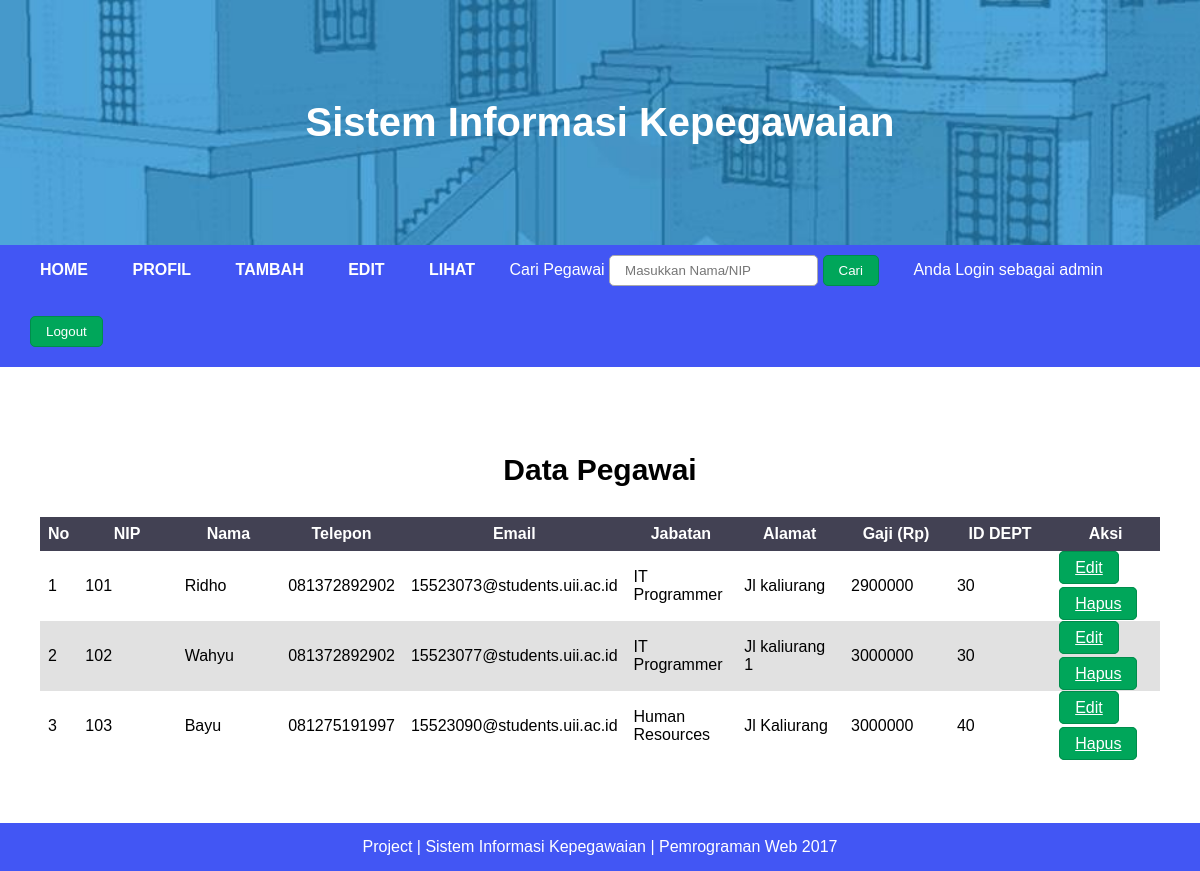
The page /tampil_pegawai.php (signed in) on the database its author committed.
### tables this page shows
CREATE TABLE `pegawai` (
  `nip` varchar(25) NOT NULL,
  `img` varchar(255) NOT NULL,
  `nama` varchar(50) NOT NULL,
  `telepon` varchar(15) NOT NULL,
  `email` varchar(50) NOT NULL,
  `jabatan` varchar(50) NOT NULL,
  `alamat` varchar(255) NOT NULL,
  `gaji` int(20) NOT NULL,
  `username` varchar(50) NOT NULL,
  `password` varchar(50) NOT NULL,
  `id_jabatan` varchar(10) NOT NULL,
  `id_departemen` varchar(10) NOT NULL,
  `id` int(5) NOT NULL,
  `level` int(1) NOT NULL
);

### tampil_pegawai.php (the view, shortened to what this page needs)
<?php
	$query = mysql_query("SELECT * FROM pegawai");
?>
<!DOCTYPE html>
<html>
<head>
	<link rel="stylesheet" type="text/css" href="css/style.css">
</head>
<body>
	<div class="container">
		<header>
			<h1>Sistem Informasi Kepegawaian</h1>
		</header>
		<nav id="navbar">
			<ul>
				<li><a href="admin.php">HOME</a></li>
				<li><a href="profil_admin.php">PROFIL</a></li>
				<li>
					<a href="#" class="dropdown-slide1">TAMBAH</a>
				</li>
				<li>
					<a href="#" class="dropdown-slide2">EDIT</a>
				</li>
				<li>
					<a href="#" class="dropdown-slide3">LIHAT</a>
				</li>
				<li>
					<form method="post" action="tampil_pegawai_cari_admin.php">
						<label>Cari Pegawai</label>
						<input type="text" name="cari" placeholder="Masukkan Nama/NIP" required>
						<button id="btn-submit">Cari</button>
					</form>
				</li>
				<span style="color: white; margin-left:10px;">Anda Login sebagai <?php echo $_SESSION['admin']; ?></span>
				<li>
					<form>
						<input type="button" value="Logout" id="btn-submit" onclick="window.location = 'proses/logout_admin.php';"/>
					</form>
				</li>
			</ul>
		</nav>
		<section class="middle">
			<section class="content">
			<h1 class="font" align="center">Data Pegawai</h1>
				<table id="table">
					<thead>
						<tr id="tr">
							<th width="3%">No</th>
							<th width="10%">NIP</th>
							<th width="10%">Nama</th>
							<th width="10%">Telepon</th>
							<th width="10%">Email</th>
							<th width="10%">Jabatan</th>
							<th width="10%">Alamat</th>
							<th width="10%">Gaji (Rp)</th>
							<th width="10%">ID DEPT</th>
							<th width="10%">Aksi</th>
						</tr>
					</thead>
					<tbody>
						<?php
							$i = 1;
							while($pegawai = mysql_fetch_array($query))
							{ ?>
								<tr>
									<td><?=$i; ?></td>
									<td><?=	$pegawai['nip']?></td>
									<td><?=	$pegawai['nama']?></td>
									<td><?=	$pegawai['telepon']?></td>
									<td><?=	$pegawai['email']?></td>
									<td><?=	$pegawai['jabatan']?></td>
									<td><?=	$pegawai['alamat']?></td>
									<td><?=	$pegawai['gaji']?></td>
									<td><?=	$pegawai['id_departemen']?></td>
									<td>
									<a id="btn-submit" href="form_edit_pegawai.php?nip=<?php echo $pegawai['nip']; ?>">Edit</a><br><br>
									<a id="btn-submit" href="proses/hapus_pegawai.php?nip=<?php echo $pegawai['nip']; ?> " onclick="return klikHapus();">Hapus</a>
									</td>
								</tr>
								<?php $i++;
							}
						?>
					</tbody>
				</table>
			</section>
		</section>
		<footer>
			<p>Project | Sistem Informasi Kepegawaian | Pemrograman Web 2017</p>
		</footer>
	</div>
</body>
</html>

### css/style.css (style rules this page uses)
* { box-sizing: border-box; }
html, body { margin: 0; font-family: Arial; }
.container { margin: auto; }
header { scale: stretch; background: url("../images/header.jpg"); background-size: 130%; padding: 100px; }
header h1 { margin: 0; text-align: center; font-size: 40px; color: white; }
.font { font-family: arial; font-size: 30px; font-style: inherit; }
#navbar { background: #4256f4; }
#navbar ul { margin-left: 20px; margin-top: 0px; padding: 0; text-align: left; }
#navbar li { list-style: none; position: relative; display: inline-block; }
#navbar li a { display: block; padding: 10px 20px; color: #fff; font-weight: bold; text-decoration: none; transition: .5s; background: #4256f4; }
#navbar form { color: #fff; padding: 10px 20px 20px 10px; }
section.middle { background: white; padding: 20px; }
section.content { display: block; overflow: hidden; min-height: 50vh; padding: 20px; background: #fff; }
#btn-submit { padding: 7px 15px; background: #00a65a; border-radius: 5px; border: 1px solid #008d4c; color: #fff; }
table { border-collapse: collapse; }
td { text-align: left; padding: 8px; }
tr:nth-child(even) { background-color: rgb(225,225,225); }
th { text-align: center; padding: 8px; background-color: #424153; color: white; }
#table { border-collapse: collapse; width: 100%; }
#th, #td, #tr { text-align: center; padding: 10px; background-color: #424153; color: white; }
form label { width: 150px; padding-top: 7px; }
form input { display: inline-block; overflow: hidden; padding: 7px 15px; border-radius: 5px; border: 1px solid #aaa; }
footer { text-align: center; background: #4256f4; color: white; }
footer p { margin: 0; padding: 15px; }

### rows shown on the page
pegawai: nip "101", nama "Ridho", telepon "081372892902", email "15523073@students.uii.ac.id", jabatan "IT Programmer", alamat "Jl kaliurang", gaji "2900000", id_departemen "30"
pegawai: nip "102", nama "Wahyu", telepon "081372892902", email "15523077@students.uii.ac.id", jabatan "IT Programmer", alamat "Jl kaliurang 1", gaji "3000000", id_departemen "30"
pegawai: nip "103", nama "Bayu", telepon "081275191997", email "15523090@students.uii.ac.id", jabatan "Human Resources", alamat "Jl Kaliurang", gaji "3000000", id_departemen "40"

### other values the page prints
$_SESSION['admin'] "admin"
